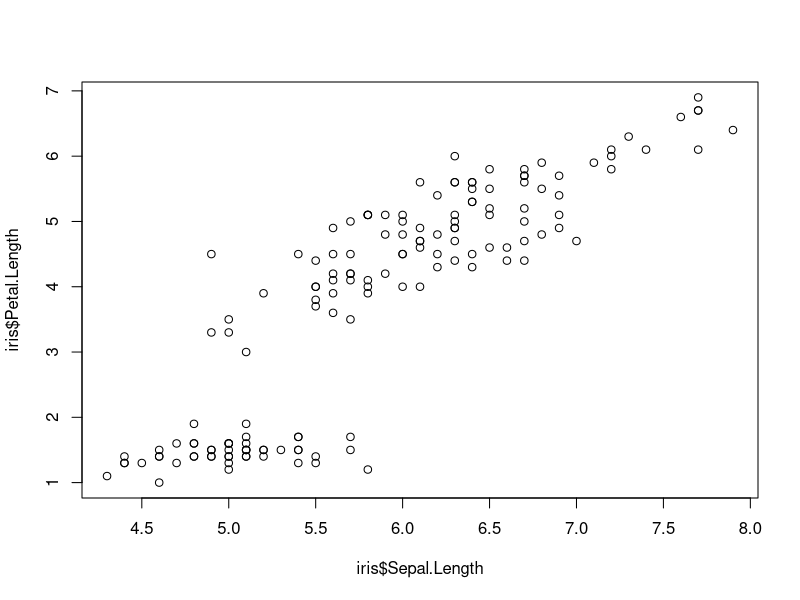
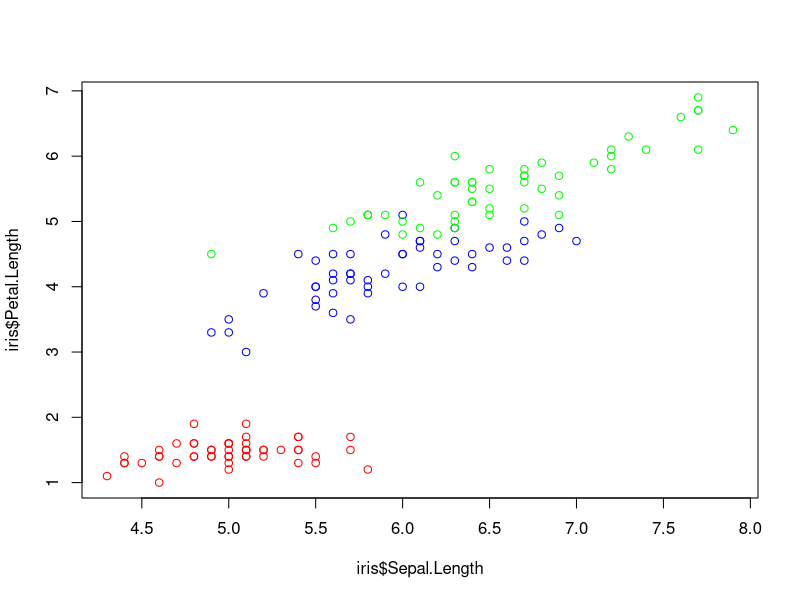
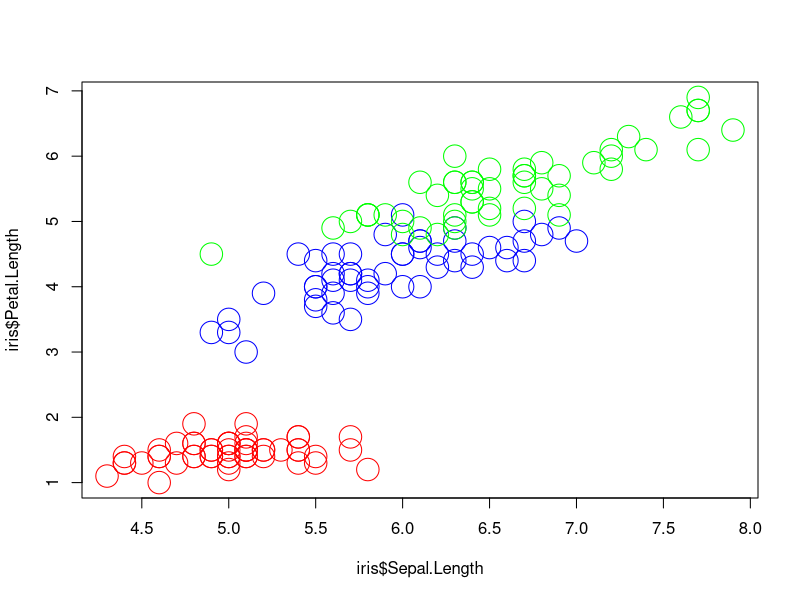
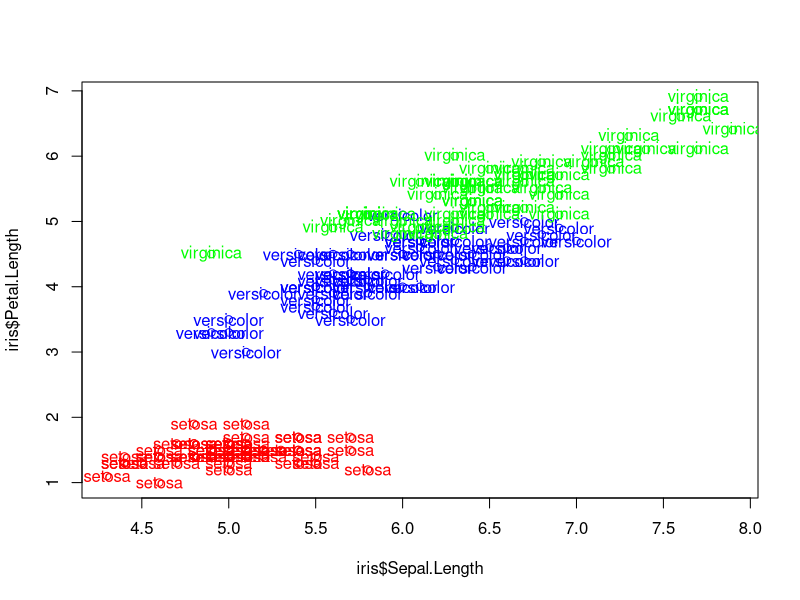
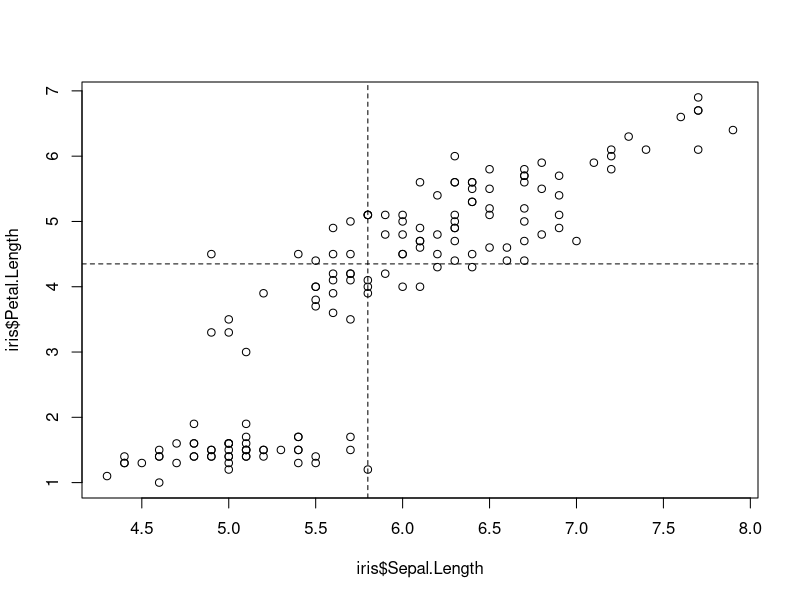
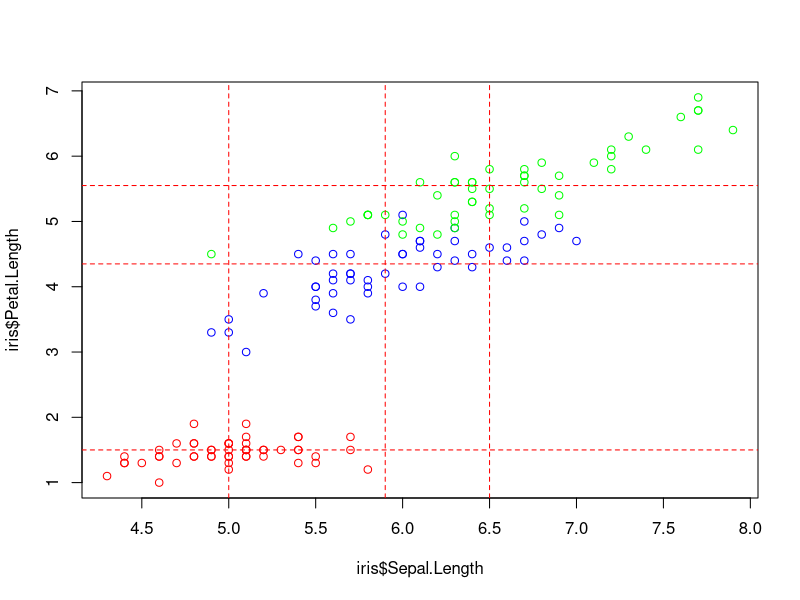
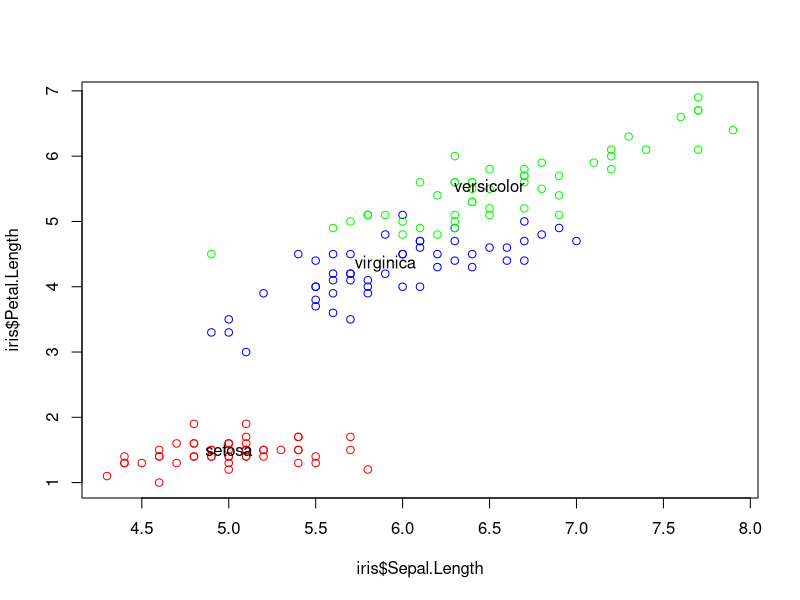
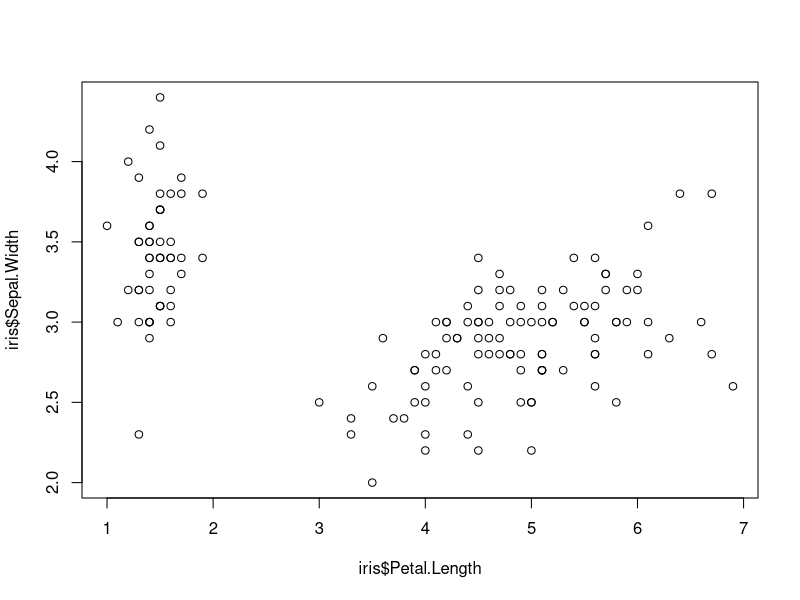

Here is the R script that generated these plots, in order: (Note: this script raises an error after producing the figures.)
#Problem 51
plot(iris$Sepal.Length, iris$Petal.Length)

#Problem 52
species <- c("setosa", "virginica", "versicolor")
colvals <- c("red", "green", "blue")
cols <- colvals[match(iris$Species, species)]
plot(iris$Sepal.Length, iris$Petal.Length, col = cols)

#Problem 53
species <- c("setosa", "virginica", "versicolor")
colvals <- c("red", "green", "blue")
cols <- colvals[match(iris$Species, species)]
plot(iris$Sepal.Length, iris$Petal.Length, col = cols, cex = quantile(iris$Sepal.Width, probs = 0.5))

#Problem 54
species <- c("setosa", "virginica", "versicolor")
colvals <- c("red", "green", "blue")
cols <- colvals[match(iris$Species, species)]
plot(iris$Sepal.Length, iris$Petal.Length, col = cols)
text(iris$Sepal.Length, iris$Petal.Length,labels=iris$Species, col = cols)

#Problem 55
plot(iris$Sepal.Length, iris$Petal.Length)
abline(v=quantile(iris$Sepal.Length, prob=0.5), lty="dashed")
abline(h=quantile(iris$Petal.Length, prob=0.5), lty="dashed")

#Problem 56
species <- c("setosa", "virginica", "versicolor")
colvals <- c("red", "green", "blue")
cols <- colvals[match(iris$Species, species)]
plot(iris$Sepal.Length, iris$Petal.Length, col = cols)
pvals <- tapply(iris$Petal.Length, iris$Species, quantile, probs=0.5)
abline(h=pvals, col = cols, lty="dashed")
svals<- tapply(iris$Sepal.Length, iris$Species, quantile, probs=0.5)
abline(v=svals, col = cols, lty="dashed")

#Problem 57
species <- c("setosa", "virginica", "versicolor")
colvals <- c("red", "green", "blue")
cols <- colvals[match(iris$Species, species)]
plot(iris$Sepal.Length, iris$Petal.Length, col = cols)
hvals <- tapply(iris$Sepal.Length, iris$Species, quantile,probs=0.5)
vvals <- tapply(iris$Petal.Length, iris$Species, quantile,probs=0.5)
text(hvals, vvals, labels = species, cex = 1.0)

#Problem 58
plot(iris$Petal.Length, iris$Sepal.Width)
group <- rep(2, nrow(iris))
group[iris$Petal.Length < 2] = 1
group[iris$Petal.Length < 2 & iris$Sepal.Width < 2.75] = 3

par(mfrow=c(1, 2))
colvals <- c("red", "green", "blue")
plot(iris$Petal.Length, iris$Sepal.Width, col = colvals[group])
plot(iris$Petal.Length, iris$Sepal.Length, col = colvals[group])

#Problem 59
par(mfrow=c(4, 4))
par(mar = c(1,1,1,1))
par(oma = c(2,2,2,2))
for (i in 1:4) {
  for (j in 1:4) {
    plot(iris[,i], iris[,j], cex = 0.75)
  }
}

#Problem 60
par(mfrow=c(4, 4))
par(mar = c(1,1,1,1))
par(oma = c(2,2,2,2))
for (i in 1:4) {
  for (j in 1:4) {
   if (iris[,i] != iris[,j]) plot(iris[,i], iris[,j], cex = 0.75)
   if (iris[,i] == iris[,j]) hist(iris[,i], main="")
  }
}

#Problem 61
plot(InsectSprays$count, col ="white")
lines(InsectSprays$count)

#Problem 62
plot(InsectSprays$count, col ="white")
lines(InsectSprays$count)
points(InsectSprays$count[1:10], col ="black", pch=20)

#Problem 63
plot(InsectSprays$count, col ="white")
for (i in 1:nrow(InsectSprays)) {
  count = InsectSprays$count[i]
  if (count > 0) points(rep(i, count), 1:count, pch=20)
}

#Problem 64
plot(InsectSprays$count, col ="white")
for (i in 1:nrow(InsectSprays)) {
  count = InsectSprays$count[i]
  spray = InsectSprays$spray[i]
  if (count > 0) text(rep(i, count), 1:count, spray)
}

#Problem 65
plot(InsectSprays$count, col ="white")
for (i in 1:nrow(InsectSprays)) {
  count = InsectSprays$count[i]
  spray = InsectSprays$spray[i]
  if (count > 0) text(rep(i, count), 1:count, spray)
}
vbars = seq(0.5, 72.5, by=12)
abline(v=vbars)

#Problem 66
plot(floor(InsectSprays$count/3), col ="white")
for (i in 1:nrow(InsectSprays)) {
  count = floor(InsectSprays$count/3)[i]
  spray = InsectSprays$spray[i]
  if (count > 0) points(rep(i, count), 1:count, pch=20)
}

#Problem 67
plot(floor(InsectSprays$count/3), col ="white")
for (i in 1:nrow(InsectSprays)) {
  count = floor(InsectSprays$count/3)[i]
  spray = InsectSprays$spray[i]
  if (count > 0) points(rep(i, count), 1:count, pch=20)
  frac = (InsectSprays$count/3)[i] - floor(InsectSprays$count/3)[i]
  points(i, count+1, pch = 20, cex = frac)
}

#Problem 68
ap <- matrix(as.numeric(AirPassengers), ncol=12)
rownames(ap) <- month.abb
colnames(ap) <- 1949:1960
tot.flyers.year <- apply(ap, 2, sum)
tot.flyers.month <- apply(ap, 1, sum)

#Problem 69
plot(1:12, ap[,1], col = "black", main = "1949")
axis(1, at=1:12, rownames(ap))
lines(1:12, ap[,1])

#Problem 70
plot(1:12, ap[,1], col = "black", axes=FALSE, ylim=range(ap))
axis(1, at=1:12, rownames(ap))
for (i in 1:nrow(ap)) {
  lines(1:12, ap[,i])
}
text(rep(7,12), ap[7,], colnames(ap), cex=1.0)

#Problem 71
plot(ap[,1], ap[,2], pch=20, ylim = c(95, 185))
text(ap[,1], ap[,2]+3, rownames(ap))

#Problem 72
scaledAP <- ap
for (i in 1:12) {
  scaledAP [,i] <- 100 *scaledAP[,i] / sum(scaledAP[,i])
}

#Problem 73
plot(1:12, scaledAP[,1], col = "black", ylim=range(scaledAP))
axis(1, at=1:12, rownames(scaledAP))
for (i in 1:nrow(scaledAP)) {
  lines(1:12, scaledAP[,i])
}
text(rep(7,12), scaledAP[7,], colnames(scaledAP), cex=0.5)

#Problem 74
plot(0,0, xlim=c(1,12), ylim=c(1,12), col="black", axes=FALSE, main="", xlab=FALSE, ylab = FALSE)
box()
axis(1, at=1:12, colnames(ap), las=2)
axis(2, at=1:12, rownames(ap), las=2)
for (i in 1:12) {
  points(rep(i, 12), 1:12, cex = ap[,i] / mean(ap), pch =20)
}

#Problem 75
plot(0,0, xlim=c(1,12), ylim=c(1,12), col="black", axes=FALSE, main="", xlab=FALSE, ylab = FALSE)
box()
axis(1, at=1:12, colnames(scaledAP), las=2)
axis(2, at=1:12, rownames(scaledAP), las=2)

cols = matrix("blue", nrow = 12, ncol =12)
cols[scaledAP > 100/12] <- "red"
for (i in 1:12) {
  points(rep(i, 12), 1:12, cex = scaledAP[,i] / mean(scaledAP), pch =20, col = cols[,i])
}
